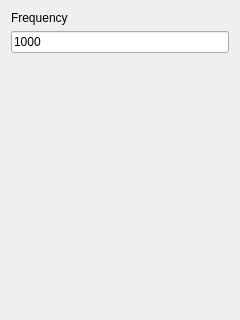
<?xml version="1.0" encoding="UTF-8"?>
<ui version="4.0">
 <class>FrequencyPatternUI</class>
 <widget class="QWidget" name="FrequencyPatternUI">
  <property name="geometry">
   <rect>
    <x>0</x>
    <y>0</y>
    <width>240</width>
    <height>320</height>
   </rect>
  </property>
  <property name="windowTitle">
   <string>Form</string>
  </property>
  <layout class="QFormLayout" name="formLayout">
   <item row="0" column="0">
    <widget class="QLabel" name="label">
     <property name="text">
      <string>Frequency</string>
     </property>
    </widget>
   </item>
   <item row="1" column="0" colspan="2">
    <widget class="QLineEdit" name="frequency_LE">
     <property name="text">
      <string>1000</string>
     </property>
    </widget>
   </item>
  </layout>
 </widget>
 <resources/>
 <connections/>
</ui>
